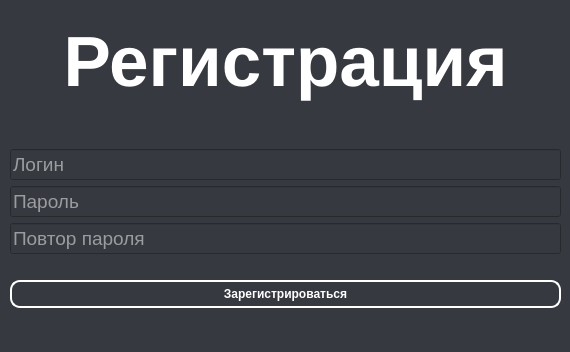
<?xml version="1.0" encoding="UTF-8"?>
<ui version="4.0">
 <class>Registration</class>
 <widget class="QMainWindow" name="Registration">
  <property name="geometry">
   <rect>
    <x>0</x>
    <y>0</y>
    <width>570</width>
    <height>352</height>
   </rect>
  </property>
  <property name="windowTitle">
   <string>Багтрекер - Регистрация</string>
  </property>
  <property name="styleSheet">
   <string notr="true">background-color: #36393f;
color: white;</string>
  </property>
  <widget class="QWidget" name="centralwidget">
   <widget class="QWidget" name="">
    <property name="geometry">
     <rect>
      <x>10</x>
      <y>0</y>
      <width>551</width>
      <height>308</height>
     </rect>
    </property>
    <layout class="QVBoxLayout" name="verticalLayout">
     <item>
      <widget class="QLabel" name="label_registration">
       <property name="font">
        <font>
         <pointsize>53</pointsize>
         <weight>75</weight>
         <bold>true</bold>
        </font>
       </property>
       <property name="styleSheet">
        <string notr="true">text-align: center;</string>
       </property>
       <property name="text">
        <string>Регистрация</string>
       </property>
       <property name="alignment">
        <set>Qt::AlignCenter</set>
       </property>
       <property name="wordWrap">
        <bool>false</bool>
       </property>
       <property name="openExternalLinks">
        <bool>false</bool>
       </property>
      </widget>
     </item>
     <item>
      <spacer name="horizontalSpacer_2">
       <property name="orientation">
        <enum>Qt::Horizontal</enum>
       </property>
       <property name="sizeHint" stdset="0">
        <size>
         <width>40</width>
         <height>20</height>
        </size>
       </property>
      </spacer>
     </item>
     <item>
      <widget class="QLineEdit" name="input_login_registration">
       <property name="enabled">
        <bool>true</bool>
       </property>
       <property name="font">
        <font>
         <pointsize>14</pointsize>
        </font>
       </property>
       <property name="styleSheet">
        <string notr="true">border: 2px solid gray;
color: white;
border-radius: 15px;
padding: 5px 10px;
outline: none;

focus {
border-color: rgb(130, 118, 255);
}</string>
       </property>
       <property name="frame">
        <bool>true</bool>
       </property>
       <property name="cursorPosition">
        <number>0</number>
       </property>
       <property name="placeholderText">
        <string>Логин</string>
       </property>
      </widget>
     </item>
     <item>
      <widget class="QLineEdit" name="input_password_registration">
       <property name="enabled">
        <bool>true</bool>
       </property>
       <property name="font">
        <font>
         <pointsize>14</pointsize>
        </font>
       </property>
       <property name="styleSheet">
        <string notr="true">border: 2px solid gray;
color: white;
border-radius: 15px;
padding: 5px 10px;
outline: none;

focus {
border-color: rgb(130, 118, 255);
}</string>
       </property>
       <property name="frame">
        <bool>true</bool>
       </property>
       <property name="cursorPosition">
        <number>0</number>
       </property>
       <property name="placeholderText">
        <string>Пароль</string>
       </property>
      </widget>
     </item>
     <item>
      <widget class="QLineEdit" name="input_password_registration_second_time">
       <property name="enabled">
        <bool>true</bool>
       </property>
       <property name="font">
        <font>
         <pointsize>14</pointsize>
        </font>
       </property>
       <property name="styleSheet">
        <string notr="true">border: 2px solid gray;
color: white;
border-radius: 15px;
padding: 5px 10px;
outline: none;

focus {
border-color: rgb(130, 118, 255);
}</string>
       </property>
       <property name="frame">
        <bool>true</bool>
       </property>
       <property name="echoMode">
        <enum>QLineEdit::Normal</enum>
       </property>
       <property name="cursorPosition">
        <number>0</number>
       </property>
       <property name="placeholderText">
        <string>Повтор пароля</string>
       </property>
      </widget>
     </item>
     <item>
      <spacer name="horizontalSpacer">
       <property name="orientation">
        <enum>Qt::Horizontal</enum>
       </property>
       <property name="sizeHint" stdset="0">
        <size>
         <width>40</width>
         <height>20</height>
        </size>
       </property>
      </spacer>
     </item>
     <item>
      <widget class="QPushButton" name="submit_button_registration">
       <property name="font">
        <font>
         <weight>75</weight>
         <bold>true</bold>
        </font>
       </property>
       <property name="cursor">
        <cursorShape>PointingHandCursor</cursorShape>
       </property>
       <property name="styleSheet">
        <string notr="true">border: 2px solid white;
padding: 5px;
border-radius: 10px;</string>
       </property>
       <property name="text">
        <string>Зарегистрироваться</string>
       </property>
      </widget>
     </item>
    </layout>
   </widget>
  </widget>
  <widget class="QMenuBar" name="menubar">
   <property name="geometry">
    <rect>
     <x>0</x>
     <y>0</y>
     <width>570</width>
     <height>21</height>
    </rect>
   </property>
  </widget>
  <widget class="QStatusBar" name="statusbar"/>
 </widget>
 <resources/>
 <connections/>
</ui>
